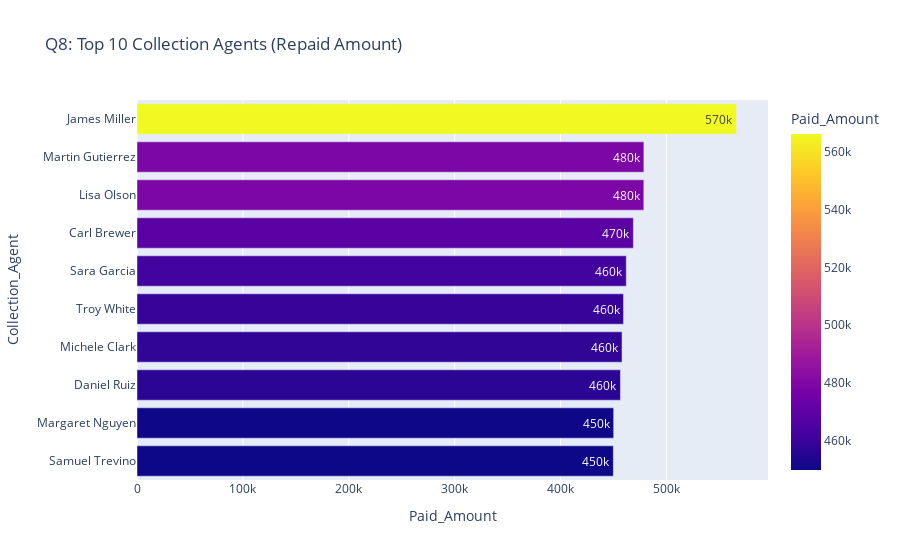

Notebook code cell kept with this figure:
### Code cell
#Q8
# Calculating the total paid amount by agent
agent_perf = collections.groupby('Collection_Agent')['Paid_Amount'].sum().nlargest(10).reset_index()

fig8 = px.bar(
    agent_perf,
    x='Paid_Amount',
    y='Collection_Agent',
    orientation='h', 
    title='Q8: Top 10 Collection Agents (Repaid Amount)',
    text_auto='.2s',
    color='Paid_Amount'
)
fig8.update_layout(yaxis={'categoryorder':'total ascending'})
fig8.show()

### Figure 1 — Plotly figure (JSON) as saved in the notebook; plotly's stock layout.template omitted (floating-point values rounded to 4 significant figures)
{"data": [{"hovertemplate": "Paid_Amount=%{marker.color}<br>Collection_Agent=%{y}<extra></extra>", "legendgroup": "", "marker": {"color": [566200.0, 478700.0, 478700.0, 468800.0, 462100.0, 459500.0, 458100.0, 456600.0, 450200.0, 449900.0], "coloraxis": "coloraxis", "pattern": {"shape": ""}}, "name": "", "orientation": "h", "showlegend": false, "textposition": "auto", "texttemplate": "%{x:.2s}", "type": "bar", "x": [566200.0, 478700.0, 478700.0, 468800.0, 462100.0, 459500.0, 458100.0, 456600.0, 450200.0, 449900.0], "xaxis": "x", "y": ["James Miller", "Martin Gutierrez", "Lisa Olson", "Carl Brewer", "Sara Garcia", "Troy White", "Michele Clark", "Daniel Ruiz", "Margaret Nguyen", "Samuel Trevino"], "yaxis": "y"}], "layout": {"barmode": "relative", "coloraxis": {"colorbar": {"title": {"text": "Paid_Amount"}}, "colorscale": [[0, "#0d0887"], [0.1111, "#46039f"], [0.2222, "#7201a8"], [0.3333, "#9c179e"], [0.4444, "#bd3786"], [0.5556, "#d8576b"], [0.6667, "#ed7953"], [0.7778, "#fb9f3a"], [0.8889, "#fdca26"], [1, "#f0f921"]]}, "legend": {"tracegroupgap": 0}, "title": {"text": "Q8: Top 10 Collection Agents (Repaid Amount)"}, "xaxis": {"anchor": "y", "domain": [0, 1], "title": {"text": "Paid_Amount"}}, "yaxis": {"anchor": "x", "categoryorder": "total ascending", "domain": [0, 1], "title": {"text": "Collection_Agent"}}}}
